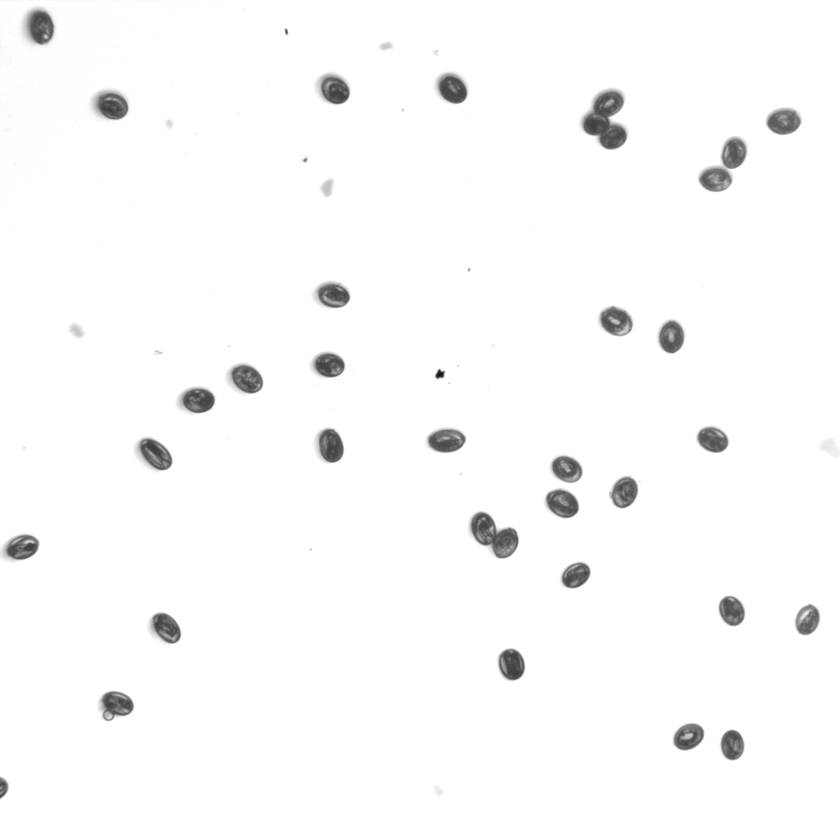
#> input picture testlight_white_2.png, 840 x 840 px, shrunk from 2048 x 2048 before the run, found by its file name
$ python count-objects-blob_TEST3.py
#> lines starting #> are read from the running program, lines starting #| are printed output that depends on the picture; after the words box and inside, x2 and y2 are one past the last pixel; in counts of white or black regions, pixels touching at a corner belong together
from skimage.feature import blob_dog, blob_log, blob_doh
from skimage.io import imread, imshow
from skimage.color import rgb2gray
from math import sqrt
import matplotlib.pyplot as plt
import numpy as np
from skimage.morphology import erosion, dilation, opening, closing
from skimage.measure import label, regionprops
from skimage.color import label2rgb

im = rgb2gray(imread("python/img/lighttest/testlight_white_2.png"))
#> im: shape (840, 840) float64; min 0.0784, max 1, mean 0.981
imshow(im)
im_bw = im<0.8
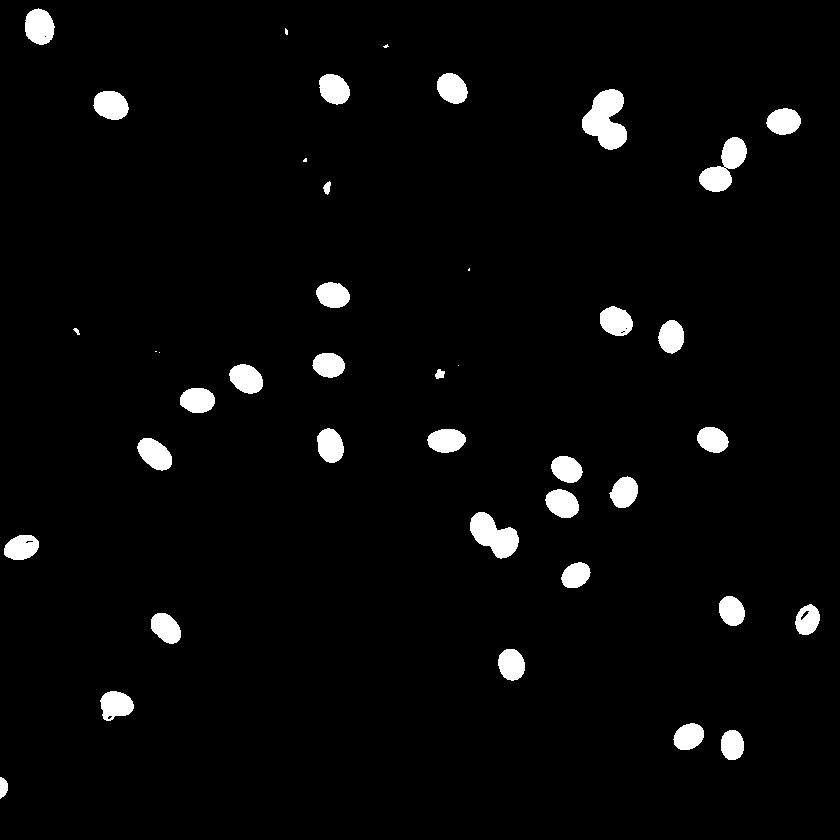
#> im_bw: shape (840, 840) bool; 3.3% white; 41 white regions (7 under 20 px), largest, box (x1, y1, x2, y2) and area: (582, 89, 627, 150) 1765, (470, 512, 519, 559) 1343, (699, 137, 747, 192) 1297
imshow(im_bw)

blobs = blob_log(im_bw, max_sigma=30, min_sigma = 23, num_sigma=2, threshold=0.3, overlap = 0.1)
#> blobs = 19 rows, first 8: [120, 604, 23], [536, 493, 23], [168, 723, 23], [105, 111, 23], [89, 334, 23], [88, 452, 23], [705, 115, 23], [455, 154, 23]
fig, ax = plt.subplots()
ax.imshow(im_bw, cmap='gray')
for blob in blobs:
    y, x, area = blob
    ax.add_patch(plt.Circle((x, y), area*np.sqrt(2), color='r',
                            fill=False))
#> this loop made 19 passes
#> (blob, y, x) on passes 1 to 12: ([120, 604, 23], 120, 604), ([536, 493, 23], 536, 493), ([168, 723, 23], 168, 723), ([105, 111, 23], 105, 111), ([89, 334, 23], 89, 334), ([88, 452, 23], 88, 452), ([705, 115, 23], 705, 115), ([455, 154, 23], 455, 154), ([488, 563, 23], 488, 563), ([446, 330, 23], 446, 330), ([440, 446, 23], 440, 446), ([27, 40, 23], 27, 40)

print(blobs)
#> (printed output is left out)
print(len(blobs))
#| 19
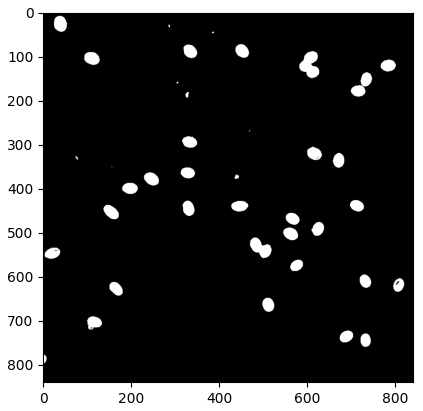
#> figure drawn by matplotlib, 1 panel
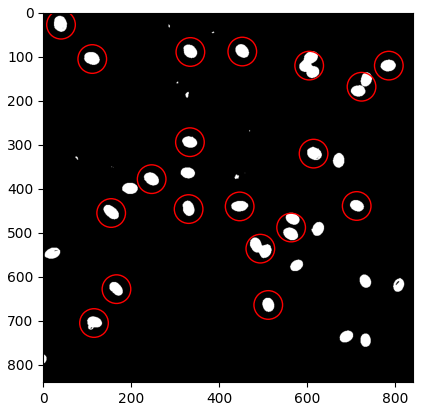
#> figure drawn by matplotlib, 1 panel

$ run again, with testlight_white_1.png copied over testlight_white_2.png
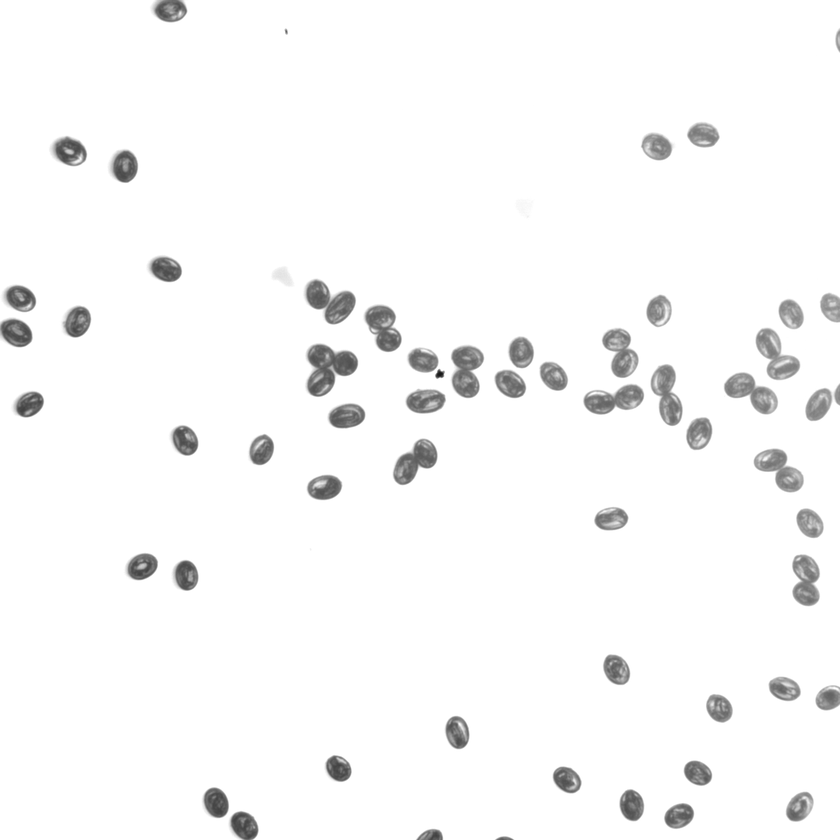
#> input picture testlight_white_1.png, 840 x 840 px, shrunk from 2048 x 2048 before the run, found by its file name
#> `im_bw = im<0.8`:
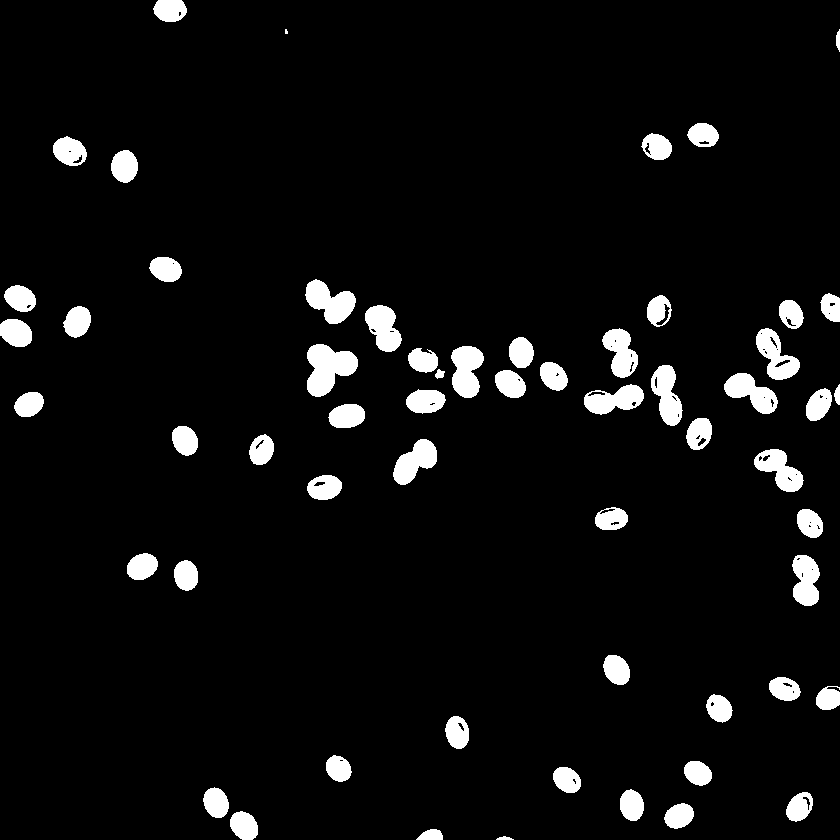
#> im_bw: shape (840, 840) bool; 5.6% white; 59 white regions (1 under 20 px), largest, box (x1, y1, x2, y2) and area: (307, 344, 358, 397) 1735, (305, 279, 356, 324) 1323, (451, 346, 484, 398) 1254
#> blobs = 14 rows, first 8: [0, 170, 23], [369, 326, 23], [462, 415, 23], [324, 0, 23], [299, 328, 23], [470, 779, 23], [839, 244, 23], [582, 804, 23]
#> the loop `for blob in blobs:` made 14 passes
#> (blob, y, x) on passes 1 to 8: ([0, 170, 23], 0, 170), ([369, 326, 23], 369, 326), ([462, 415, 23], 462, 415), ([324, 0, 23], 324, 0), ([299, 328, 23], 299, 328), ([470, 779, 23], 470, 779), ([839, 244, 23], 839, 244), ([582, 804, 23], 582, 804)
#| [[  0. 170.  23.]
#|  [369. 326.  23.]
#|  [462. 415.  23.]
#|  [324.   0.  23.]
#|  [299. 328.  23.]
#|  [470. 779.  23.]
#> (further printed lines are left out)
#| 14
#> `print(len(blobs))`:
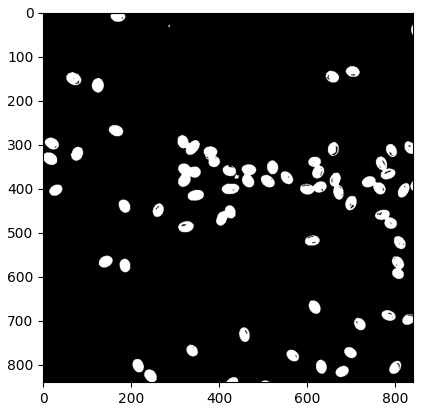
#> figure drawn by matplotlib, 1 panel

$ run again, with testlight_white_3.png copied over testlight_white_2.png
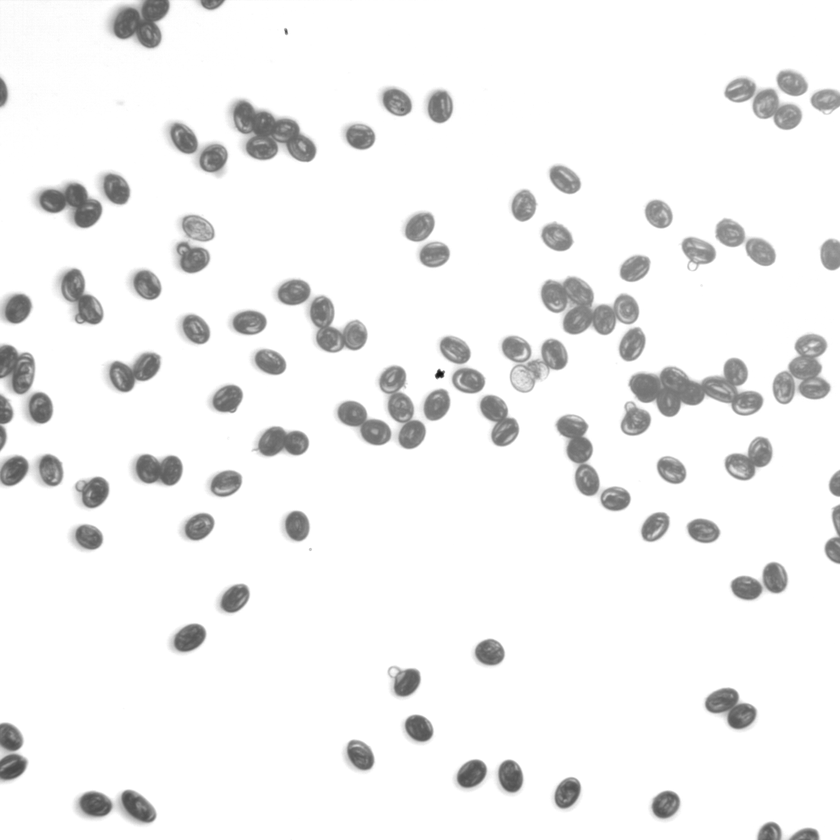
#> input picture testlight_white_3.png, 840 x 840 px, shrunk from 2048 x 2048 before the run, found by its file name
#> `im_bw = im<0.8`:
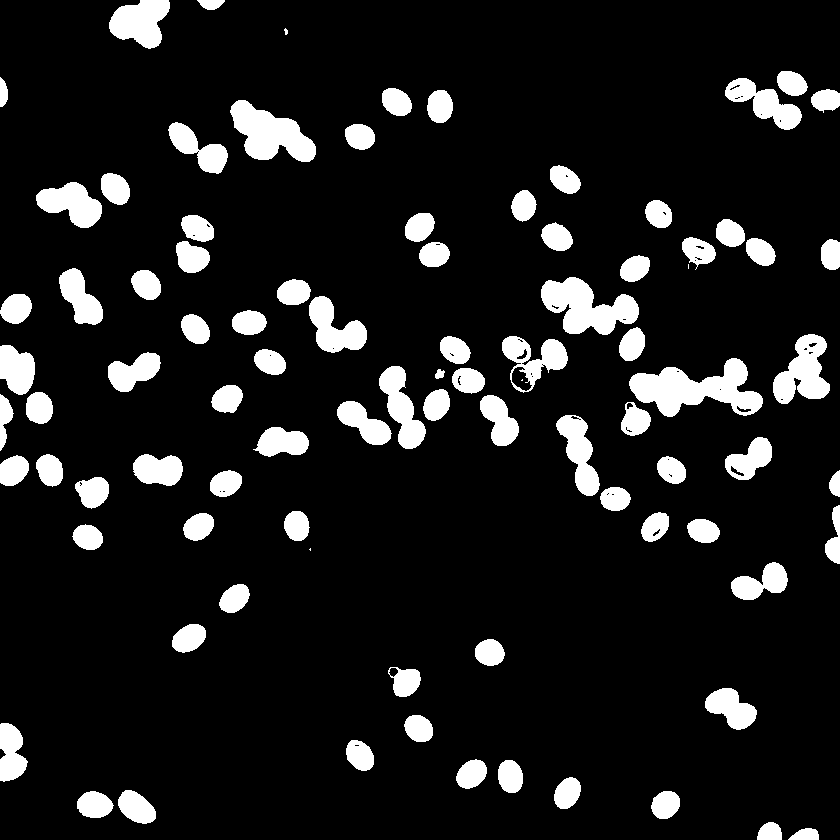
#> im_bw: shape (840, 840) bool; 11.2% white; 90 white regions (4 under 20 px), largest, box (x1, y1, x2, y2) and area: (629, 358, 763, 417) 4141, (541, 277, 639, 335) 3260, (230, 100, 316, 162) 3044
#> blobs = 35 rows, first 8: [753, 0, 23], [133, 268, 23], [0, 141, 30], [202, 74, 23], [391, 665, 23], [708, 731, 23], [374, 803, 23], [304, 574, 23]
#> the loop `for blob in blobs:` made 35 passes
#> (printed output is left out)
#| 35
#> `print(len(blobs))`:
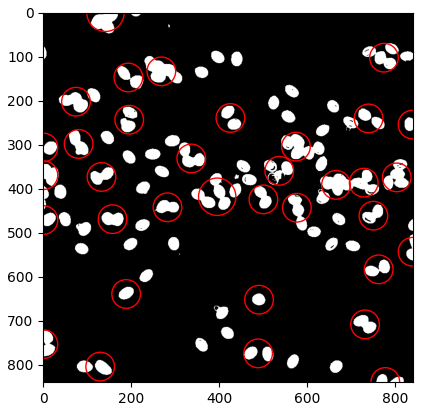
#> figure drawn by matplotlib, 1 panel

$ run again, with testlight_white_4.png copied over testlight_white_2.png
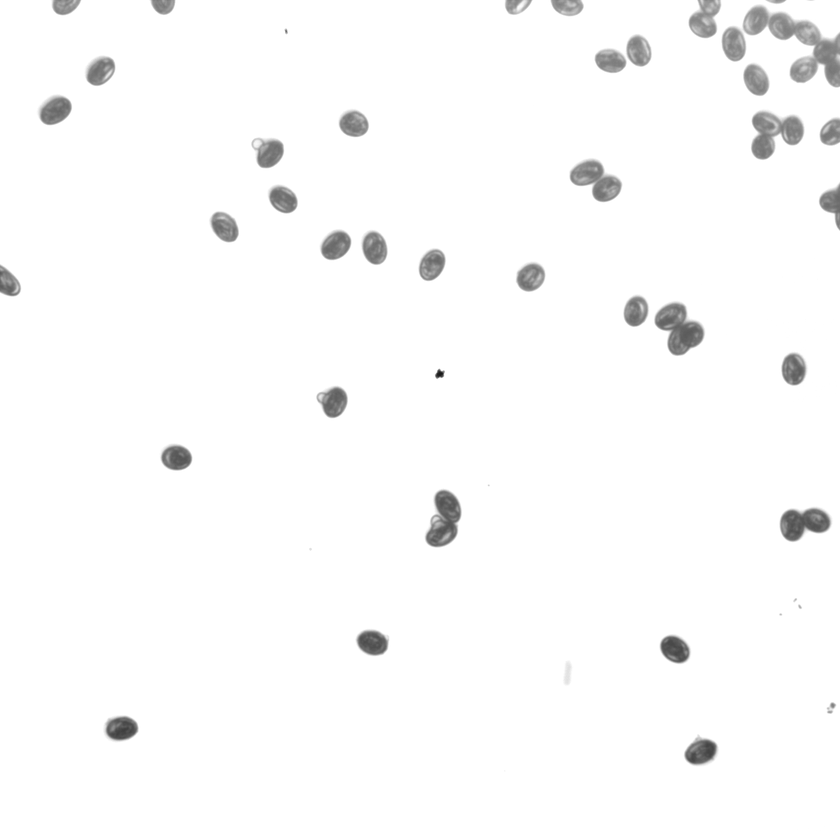
#> input picture testlight_white_4.png, 840 x 840 px, shrunk from 2048 x 2048 before the run, found by its file name
#> `im_bw = im<0.8`:
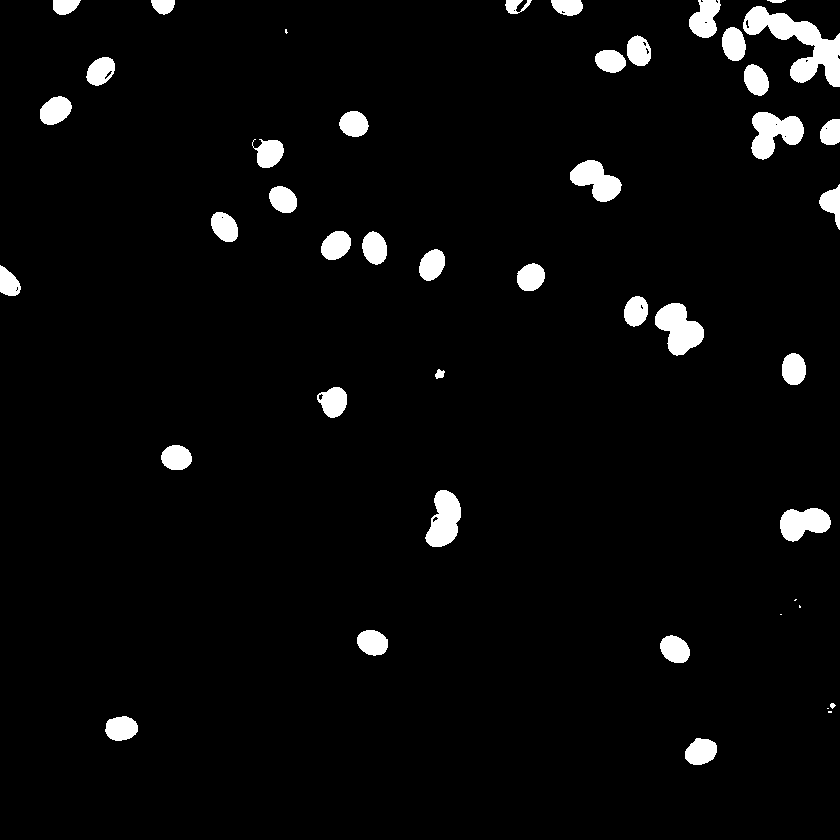
#> im_bw: shape (840, 840) bool; 3.9% white; 45 white regions (6 under 20 px), largest, box (x1, y1, x2, y2) and area: (743, 6, 840, 87) 3097, (655, 303, 704, 356) 1587, (751, 112, 804, 160) 1570
#> blobs = 21 rows, first 8: [328, 679, 23], [520, 444, 23], [180, 596, 23], [58, 839, 23], [523, 801, 23], [133, 771, 23], [204, 839, 23], [282, 0, 23]
#> the loop `for blob in blobs:` made 21 passes
#> (blob, y, x) on passes 1 to 8: ([328, 679, 23], 328, 679), ([520, 444, 23], 520, 444), ([180, 596, 23], 180, 596), ([58, 839, 23], 58, 839), ([523, 801, 23], 523, 801), ([133, 771, 23], 133, 771), ([204, 839, 23], 204, 839), ([282, 0, 23], 282, 0)
#> (printed output is left out)
#| 21
#> `print(len(blobs))`:
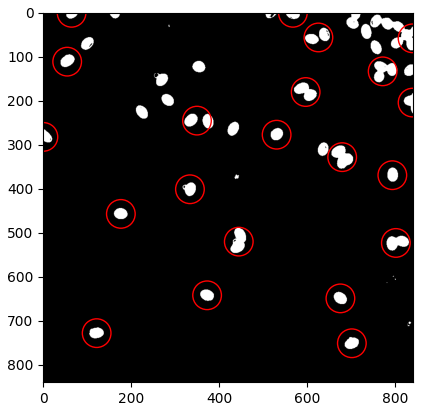
#> figure drawn by matplotlib, 1 panel
